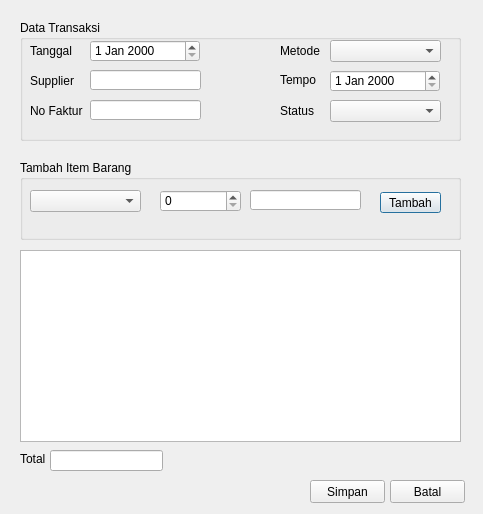
<?xml version="1.0" encoding="UTF-8"?>
<ui version="4.0">
 <class>Dialog</class>
 <widget class="QDialog" name="Dialog">
  <property name="geometry">
   <rect>
    <x>0</x>
    <y>0</y>
    <width>483</width>
    <height>514</height>
   </rect>
  </property>
  <property name="windowTitle">
   <string>Dialog</string>
  </property>
  <widget class="QGroupBox" name="groupBox">
   <property name="geometry">
    <rect>
     <x>20</x>
     <y>20</y>
     <width>441</width>
     <height>121</height>
    </rect>
   </property>
   <property name="title">
    <string>Data Transaksi</string>
   </property>
   <widget class="QLabel" name="label_2">
    <property name="geometry">
     <rect>
      <x>10</x>
      <y>20</y>
      <width>51</width>
      <height>21</height>
     </rect>
    </property>
    <property name="text">
     <string>Tanggal</string>
    </property>
   </widget>
   <widget class="QLabel" name="label_3">
    <property name="geometry">
     <rect>
      <x>10</x>
      <y>50</y>
      <width>51</width>
      <height>21</height>
     </rect>
    </property>
    <property name="text">
     <string>Supplier</string>
    </property>
   </widget>
   <widget class="QLabel" name="label_4">
    <property name="geometry">
     <rect>
      <x>10</x>
      <y>80</y>
      <width>61</width>
      <height>21</height>
     </rect>
    </property>
    <property name="text">
     <string>No Faktur</string>
    </property>
   </widget>
   <widget class="QLabel" name="label_5">
    <property name="geometry">
     <rect>
      <x>260</x>
      <y>20</y>
      <width>50</width>
      <height>21</height>
     </rect>
    </property>
    <property name="text">
     <string>Metode</string>
    </property>
   </widget>
   <widget class="QLabel" name="label_6">
    <property name="geometry">
     <rect>
      <x>260</x>
      <y>50</y>
      <width>50</width>
      <height>20</height>
     </rect>
    </property>
    <property name="text">
     <string>Tempo</string>
    </property>
   </widget>
   <widget class="QLabel" name="label_7">
    <property name="geometry">
     <rect>
      <x>260</x>
      <y>80</y>
      <width>50</width>
      <height>21</height>
     </rect>
    </property>
    <property name="text">
     <string>Status</string>
    </property>
   </widget>
   <widget class="QDateEdit" name="dateEdit_tanggal">
    <property name="geometry">
     <rect>
      <x>70</x>
      <y>20</y>
      <width>110</width>
      <height>22</height>
     </rect>
    </property>
   </widget>
   <widget class="QLineEdit" name="lineEdit_supplier">
    <property name="geometry">
     <rect>
      <x>70</x>
      <y>50</y>
      <width>111</width>
      <height>20</height>
     </rect>
    </property>
   </widget>
   <widget class="QLineEdit" name="lineEdit_faktur">
    <property name="geometry">
     <rect>
      <x>70</x>
      <y>80</y>
      <width>111</width>
      <height>20</height>
     </rect>
    </property>
   </widget>
   <widget class="QComboBox" name="comboBox_metode">
    <property name="geometry">
     <rect>
      <x>310</x>
      <y>20</y>
      <width>111</width>
      <height>22</height>
     </rect>
    </property>
   </widget>
   <widget class="QDateEdit" name="dateEdit_tempo">
    <property name="geometry">
     <rect>
      <x>310</x>
      <y>50</y>
      <width>110</width>
      <height>22</height>
     </rect>
    </property>
   </widget>
   <widget class="QComboBox" name="comboBox_status">
    <property name="geometry">
     <rect>
      <x>310</x>
      <y>80</y>
      <width>111</width>
      <height>22</height>
     </rect>
    </property>
   </widget>
  </widget>
  <widget class="QGroupBox" name="groupBox_2">
   <property name="geometry">
    <rect>
     <x>20</x>
     <y>160</y>
     <width>441</width>
     <height>80</height>
    </rect>
   </property>
   <property name="title">
    <string>Tambah Item Barang </string>
   </property>
   <widget class="QComboBox" name="comboBox_barang">
    <property name="geometry">
     <rect>
      <x>10</x>
      <y>30</y>
      <width>111</width>
      <height>22</height>
     </rect>
    </property>
   </widget>
   <widget class="QSpinBox" name="spinBox_qty">
    <property name="geometry">
     <rect>
      <x>140</x>
      <y>30</y>
      <width>81</width>
      <height>22</height>
     </rect>
    </property>
   </widget>
   <widget class="QLineEdit" name="lineEdit_harga">
    <property name="geometry">
     <rect>
      <x>230</x>
      <y>30</y>
      <width>111</width>
      <height>20</height>
     </rect>
    </property>
   </widget>
   <widget class="QPushButton" name="pushButton_tambah_item">
    <property name="geometry">
     <rect>
      <x>360</x>
      <y>32</y>
      <width>61</width>
      <height>21</height>
     </rect>
    </property>
    <property name="text">
     <string>Tambah</string>
    </property>
   </widget>
  </widget>
  <widget class="QTableWidget" name="tableWidget">
   <property name="geometry">
    <rect>
     <x>20</x>
     <y>250</y>
     <width>441</width>
     <height>192</height>
    </rect>
   </property>
  </widget>
  <widget class="QLabel" name="label">
   <property name="geometry">
    <rect>
     <x>20</x>
     <y>451</y>
     <width>47</width>
     <height>16</height>
    </rect>
   </property>
   <property name="font">
    <font>
     <weight>50</weight>
     <bold>false</bold>
    </font>
   </property>
   <property name="text">
    <string>Total</string>
   </property>
  </widget>
  <widget class="QLineEdit" name="lineEdit_total">
   <property name="geometry">
    <rect>
     <x>50</x>
     <y>450</y>
     <width>113</width>
     <height>21</height>
    </rect>
   </property>
  </widget>
  <widget class="QPushButton" name="pushButton_simpan">
   <property name="geometry">
    <rect>
     <x>310</x>
     <y>480</y>
     <width>75</width>
     <height>23</height>
    </rect>
   </property>
   <property name="text">
    <string>Simpan</string>
   </property>
  </widget>
  <widget class="QPushButton" name="pushButton_batal">
   <property name="geometry">
    <rect>
     <x>390</x>
     <y>480</y>
     <width>75</width>
     <height>23</height>
    </rect>
   </property>
   <property name="text">
    <string>Batal</string>
   </property>
  </widget>
 </widget>
 <resources/>
 <connections/>
</ui>
